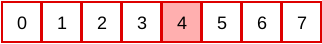
Frame 1 (no input)
Frame 60 (no input): identical to frame 1, image omitted
Frame 120 (the mouse pressed at the canvas centre since frame 60): identical to frame 1, image omitted

The p5.js sketch that drew this single still picture (run headless with seeded random() and noise() and a simulated clock; from frame 60 on, the mouse is pressed at the canvas centre):

// p5.js sketch
// ── sketch.js
var ind = 4;
function setup() {
  createCanvas(322, 44);
  rectMode(CORNER);
  textAlign(CENTER, CENTER);


}

function draw() {
  translate(2,2);
  background(255);
  textSize(18);
  noFill();
  for (let i = 0; i < 8; i += 1) {
    if(i == ind){
      fill(255,0,0,80);
    }
    else     
    noFill();{
    strokeWeight(2);
  
      
    }
    
 // noFill();
    stroke(222, 0, 0);
    rect(i * 40 + 0, 0, 39, 40);
    noStroke();
   fill(0);
    text(i, i * 40 + 20, 20 + textDescent() / 2);
  }
}

function keyPressed(){
 if(keyCode == LEFT_ARROW){
  
   ind=(ind+7)%8;
 }
 if(keyCode == RIGHT_ARROW){
  
   ind=(ind+1)%8;
 }
}
